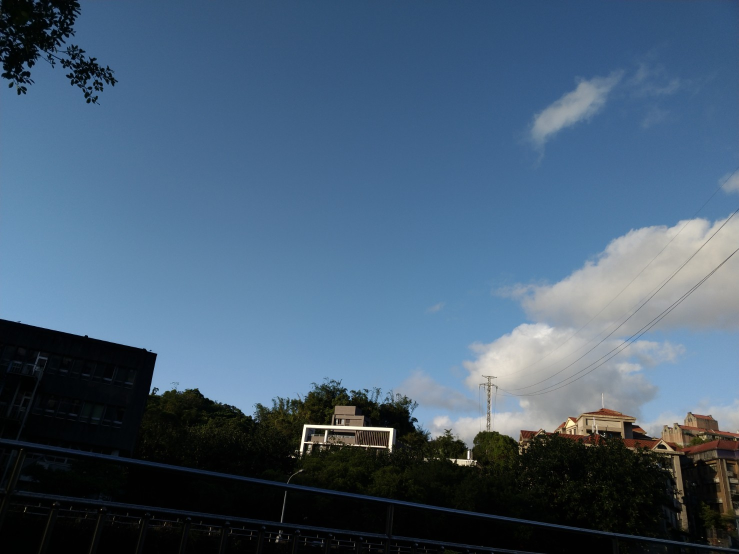
#> input picture hw3/resource/frame1.jpg, 1478 x 1108 px (shown at 1/2 size)
$ python bonus.py
#> lines starting #> are read from the running program, lines starting #| are printed output that depends on the picture; after the words box and inside, x2 and y2 are one past the last pixel; in counts of white or black regions, pixels touching at a corner belong together
### hw3/src/utils.py
import numpy as np
from scipy.ndimage import map_coordinates


def solve_homography(u, v):
    """
    This function should return a 3-by-3 homography matrix,
    u, v are N-by-2 matrices, representing N corresponding points for v = T(u)
    :param u: N-by-2 source pixel location matrices
    :param v: N-by-2 destination pixel location matrices
    :return:
    """
    N = u.shape[0]
    H = np.zeros((9,))

    if v.shape[0] is not N:
        print("u and v should have the same size")
        return None
    if N < 4:
        print("At least 4 points should be given")

    UMean = u.mean(axis=0)
    UL1NormMean = u - UMean
    UL1NormMean = np.absolute(UL1NormMean, out=UL1NormMean)
    UL1NormMean = UL1NormMean.mean(axis=0)
    u = u - UMean
    u /= UL1NormMean

    VMean = np.mean(v, axis=0)
    VL1NormMean = v - VMean
    VL1NormMean = np.absolute(VL1NormMean, out=VL1NormMean)
    VL1NormMean = VL1NormMean.mean(axis=0)
    v = v - VMean
    v /= VL1NormMean

    invHNorm = np.array(
        [
            [VL1NormMean[0], 0, VMean[0]],
            [0, VL1NormMean[1], VMean[1]],
            [0, 0, 1],
        ]
    )
    HNorm2 = np.array(
        [
            [1 / UL1NormMean[0], 0, -UMean[0] / UL1NormMean[0]],
            [0, 1 / UL1NormMean[1], -UMean[1] / UL1NormMean[1]],
            [0, 0, 1],
        ]
    )

    # 1.forming A
    A = np.zeros((2 * N, 9))
    A[::2, :2] = u
    A[::2, 2] = 1
    A[::2, 6:8] = -v[:, 0, np.newaxis] * u
    A[::2, 8] = -v[:, 0]

    A[1::2, 3:5] = u
    A[1::2, 5] = 1
    A[1::2, 6:8] = -v[:, 1, np.newaxis] * u
    A[1::2, 8] = -v[:, 1]

    # 2.solve H with A
    _, _, vh = np.linalg.svd(A)
    H = vh[-1, :].reshape((3, 3))
    H = invHNorm @ H @ HNorm2
    return H


def warping(src, dst, H, ymin, ymax, xmin, xmax, direction="b"):
    """
    Perform forward/backward warpping without for loops. i.e.
    for all pixels in src(xmin~xmax, ymin~ymax),  warp to destination
          (xmin=0,ymin=0)  source                       destination
                         |--------|              |------------------------|
                         |        |              |                        |
                         |        |     warp     |                        |
    forward warp         |        |  --------->  |                        |
                         |        |              |                        |
                         |--------|              |------------------------|
                                 (xmax=w,ymax=h)

    for all pixels in dst(xmin~xmax, ymin~ymax),  sample from source
                            source                       destination
                         |--------|              |------------------------|
                         |        |              | (xmin,ymin)            |
                         |        |     warp     |           |--|         |
    backward warp        |        |  <---------  |           |__|         |
                         |        |              |             (xmax,ymax)|
                         |--------|              |------------------------|

    :param src: source image
    :param dst: destination output image
    :param H:
    :param ymin: lower vertical bound of the destination(source, if forward warp) pixel coordinate
    :param ymax: upper vertical bound of the destination(source, if forward warp) pixel coordinate
    :param xmin: lower horizontal bound of the destination(source, if forward warp) pixel coordinate
    :param xmax: upper horizontal bound of the destination(source, if forward warp) pixel coordinate
    :param direction: indicates backward warping or forward warping
    :return: destination output image
    """

    h_src, w_src, ch = src.shape
    h_dst, w_dst, ch = dst.shape
    H_inv = np.linalg.inv(H)

    # 1.meshgrid the (y, x) coordinate pairs
    coords = np.dstack(
        np.meshgrid(np.arange(xmin, xmax), np.arange(ymin, ymax))
    ).reshape((-1, 2))

    N = coords.shape[0]
    # 2.reshape the destination pixels as N x 3 homogeneous coordinate
    u = np.hstack((coords, np.ones((N, 1), dtype=coords.dtype)))
    if direction == "b":
        H_inv_T = np.transpose(H_inv)
        # 3.apply H_inv to the destination pixels and retrieve (u,v) pixels, then reshape to (ymax-ymin),(xmax-xmin)
        v = u @ H_inv_T
        v[:, :2] /= v[:, 2, np.newaxis]
        v = v[:, :2]

        # 4.calculate the mask of the transformed coordinate (should not exceed the boundaries of source image)
        xy_min = np.array([0, 0])
        xy_max = np.array([w_src, h_src])
        mask = (xy_min <= v).all(axis=1) & (v < xy_max).all(axis=1)
        # 5.sample the source image with the masked and reshaped transformed coordinates
        u = u[mask, :2]
        v = v[mask, :2]
        # 6. assign to destination image with proper masking
        # backward warping without interpolation
        # dst[u[:, 1], u[:, 0], :] = src[v[:, 1], v[:, 0], :]

        # swap [x, y] to [y, x]
        v[:, (0, 1)] = v[:, (1, 0)]
        # use map_coordinates to perform spline interpolation
        for c in range(ch):
            dst[u[:, 1], u[:, 0], c] = map_coordinates(src[..., c], v.T, order=1)
    elif direction == "f":
        H_T = np.transpose(H)
        # 3.apply H to the source pixels and retrieve (u,v) pixels, then reshape to (ymax-ymin),(xmax-xmin)
        v = u @ H_T
        v[:, :2] /= v[:, 2, np.newaxis]
        v = v[:, :2]
        np.around(v, out=v)
        # 4.calculate the mask of the transformed coordinate (should not exceed the boundaries of destination image)
        xy_min = np.array([0, 0])
        xy_max = np.array([w_dst, h_dst])
        mask = (xy_min <= v).all(axis=1) & (v < xy_max).all(axis=1)
        # 5.filter the valid coordinates using previous obtained mask
        u = u[mask, :2]
        v = v[mask, :].astype(np.int32)
        # 6. assign to destination image using advanced array indicing
        dst[v[:, 1], v[:, 0], :] = src[u[:, 1], u[:, 0], :]

    return dst

### hw3/src/bonus.py
import matplotlib.pyplot as plt
import numpy as np
import cv2
from itertools import chain
from utils import solve_homography, warping


def RANSAC(img1, img2):
    orb = cv2.ORB_create()
    bf = cv2.BFMatcher_create(cv2.NORM_HAMMING, crossCheck=True)
    rng = np.random.default_rng(seed=4146458350)
    kp1, des1 = orb.detectAndCompute(img1, None)
    kp2, des2 = orb.detectAndCompute(img2, None)
    matches = bf.match(des1, des2)
    nMatch = len(matches)
    # Transform List[cv2.KeyPoint] into np.array of [[x, y]]
    kp1 = np.fromiter(
        chain.from_iterable(kp1[match.queryIdx].pt for match in matches),
        dtype=np.float64,
        count=nMatch * 2,
    ).reshape((-1, 2))
    kp2 = np.fromiter(
        chain.from_iterable(kp2[match.trainIdx].pt for match in matches),
        dtype=np.float64,
        count=nMatch * 2,
    ).reshape((-1, 2))
    # kp1 padded with ones
    kp2Full = np.hstack((kp2, np.ones((nMatch, 1), dtype=np.float64)))

    it = 0
    nIter = 100000
    maxNInlier = 0
    maxInlierMask = None
    distThreshold = 3
    p = 0.995  # Probability of at least one sample is free of outliers

    # Repeat for N iterations, select the largest inlier set
    while it < nIter:
        # Sample s data points to instantiate model
        sampleIndices = rng.choice(nMatch, 4, replace=False)
        sample1 = kp1[sampleIndices]
        sample2 = kp2[sampleIndices]
        H = solve_homography(sample2, sample1)
        H_T = np.transpose(H)

        # Find the inliers (within distance threshold t)
        x2 = kp2Full @ H_T
        x2[:, :2] /= x2[:, 2, np.newaxis] + 1e-16
        dist = np.linalg.norm(x2[:, :2] - kp1, axis=1)

        inlierMask = dist <= distThreshold
        nInlier = np.count_nonzero(inlierMask)

        if nInlier > maxNInlier and nInlier >= 4:
            maxNInlier = nInlier
            maxInlierMask = inlierMask

            # Adaptively determine the number of sample
            nIter = np.log(1 - p) / np.log(1 - (nInlier / nMatch) ** 4 + 1e-16)

        it += 1
    return solve_homography(kp2[maxInlierMask], kp1[maxInlierMask])


def get_canvas(h_max, w_max, channels, dtype=np.float32):
    return np.zeros((h_max, w_max, channels), dtype=dtype)


def get_mask(img, H, h_max, w_max, channels):
    mask = get_canvas(h_max, w_max, channels, dtype=np.float32)
    temp = np.full_like(img, 128, dtype=np.float32)
    mask = warping(temp, mask, H, 0, h_max, 0, w_max, direction="b")
    np.clip(mask, 0, 255, out=mask)
    mask[mask > 0] = 255
    mask = mask.astype(np.uint8)
    mask = cv2.cvtColor(mask, cv2.COLOR_BGR2GRAY)
    return cv2.distanceTransform(mask, cv2.DIST_L1, 3)


def warp(img, H, h_max, w_max, channels):
    dst = get_canvas(h_max, w_max, channels, dtype=np.float32)
    return warping(img, dst, H, 0, h_max, 0, w_max, direction="b")


imgs = [
    cv2.imread("../resource/frame1.jpg"),
    cv2.imread("../resource/frame2.jpg"),
    cv2.imread("../resource/frame3.jpg"),
]
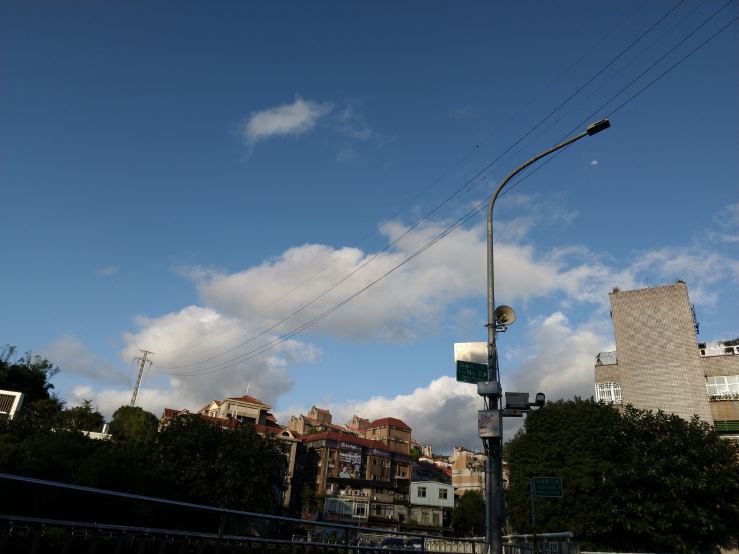
#> input picture hw3/resource/frame2.jpg, 1478 x 1108 px (shown at 1/2 size)
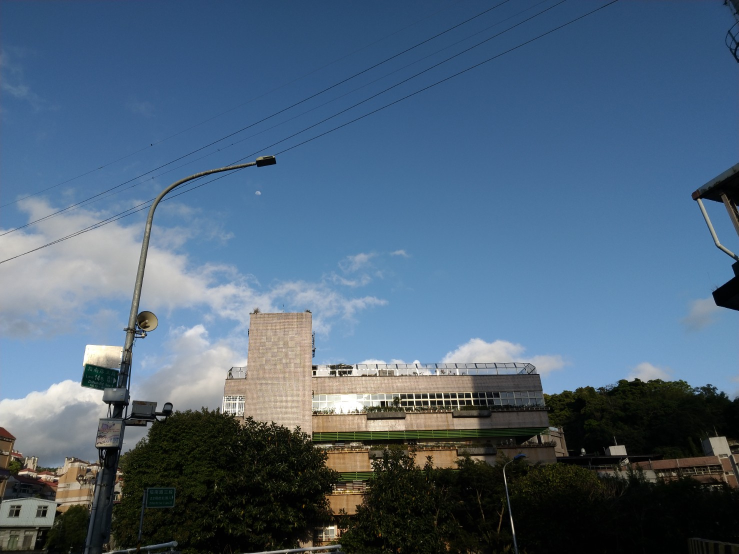
#> input picture hw3/resource/frame3.jpg, 1478 x 1108 px (shown at 1/2 size)
h_max = max(x.shape[0] for x in imgs)
#> h_max = 1108
w_max = sum(x.shape[1] for x in imgs)
#> w_max = 4434
channels = imgs[0].shape[2]
#> channels = 3

dist1 = get_mask(imgs[0], np.eye(3), h_max, w_max, channels)
#> in get_mask, `mask = get_canvas(h_max, w_max, channels, dtype=np.float32)`: mask: shape (1108, 4434, 3) float32; every value is 0
#> in warping, `H_inv = np.linalg.inv(H)`: H_inv = [[1, 0, 0], [0, 1, 0], [0, 0, 1]]
#> in warping, `v = v[:, :2]`: v = 4912872 pairs, first value 0 to 4433, second value 0 to 1107
#> in warping, `u = u[mask, :2]`: u = 1637624 pairs, first value 0 to 1477, second value 0 to 1107
#> in warping, `v = v[mask, :2]`: v has the same summary as u
#> after the loop in warping, `for c in range(ch):`:
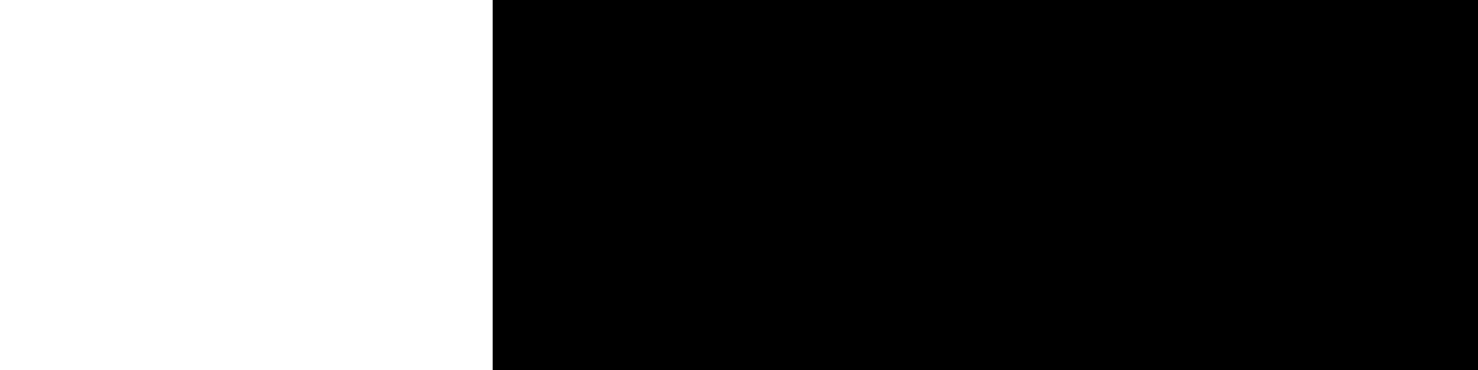
#> dst: shape (1108, 4434, 3) float32 (shown at 1/3 size); values 0 (black) and 128 (white), 33.3% white; 1 white region, box (x1, y1, x2, y2) and area: (0, 0, 1478, 1108) 1637624
#> in get_mask, `mask = warping(temp, mask, H, 0, h_max, 0, w_max, direction="b")`: temp: shape (1108, 1478, 3) float32; every value is 128
#> in get_mask, `return cv2.distanceTransform(mask, cv2.DIST_L1, 3)`:
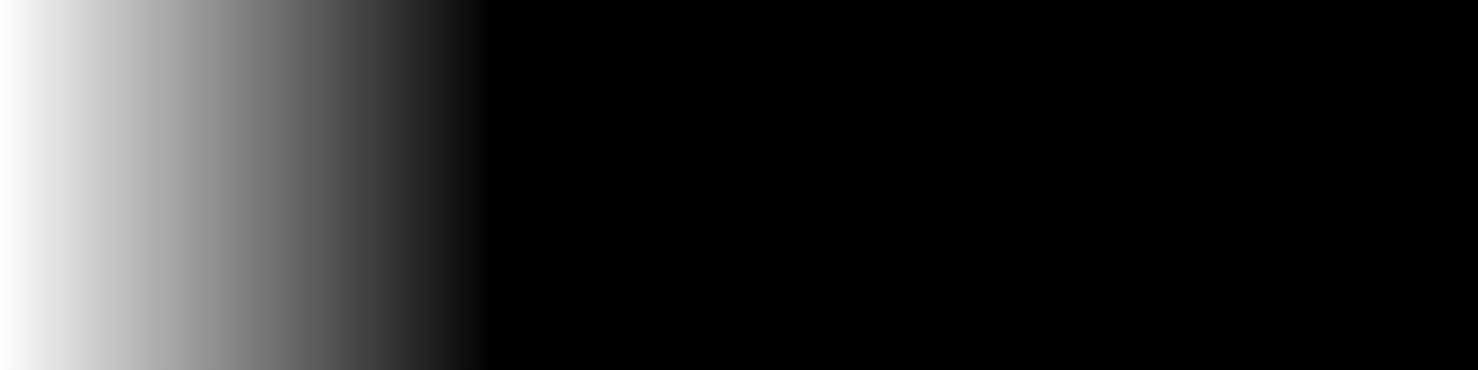
#> returned value: shape (1108, 4434) float32 (shown at 1/3 size); min 0, max 1478, mean 246.5; drawn with min black and max white
H1 = RANSAC(imgs[0], imgs[1])
#> in RANSAC, `kp1, des1 = orb.detectAndCompute(img1, None)`: kp1 = 500 keypoints; strongest (x, y, size): (610, 887, 31), (611, 887, 37.2), (608, 887, 37.2), (608, 850, 53.6)
#> in RANSAC, img1 is the input picture: shape (1108, 1478, 3); mean B, G, R 115.2, 92.9, 70.1
#> in RANSAC, `kp2, des2 = orb.detectAndCompute(img2, None)`: kp2 = 500 keypoints; strongest (x, y, size): (1408, 700, 31), (1402, 701, 31), (1405, 707, 44.6), (41, 786, 37.2)
#> in RANSAC, img2 is the input picture: shape (1108, 1478, 3); mean B, G, R 114.1, 94.6, 75.9
#> in RANSAC, `matches = bf.match(des1, des2)`: matches = 161 matches
#> in RANSAC, `nMatch = len(matches)`: nMatch = 161
#> in RANSAC, `kp1 = np.fromiter( chain.from_iterable(kp1[match.queryIdx].pt for matc..`: kp1 = 161 pairs, first value 308.2 to 1340.7, second value 707.7 to 931
#> in RANSAC, `kp2 = np.fromiter( chain.from_iterable(kp2[match.trainIdx].pt for matc..`: kp2 = 161 pairs, first value 40.8 to 1405.4, second value 656.4 to 995.3
#> in RANSAC, `kp2Full = np.hstack((kp2, np.ones((nMatch, 1), dtype=np.float64)))`: kp2Full = 161 rows, first 8: [913.7, 758.4, 1], [955.5, 783.8, 1], [40.8, 786, 1], [169.2, 867.6, 1], [222, 870, 1], [135, 859, 1], [1047.6, 828.6, 1], [404, 828, 1]
#> the loop in RANSAC, `while it < nIter:` made 58 passes
#> (sampleIndices, sample1, sample2, UMean in solve_homography, UL1NormMean in solve_homography, VMean in solve_homography, VL1NormMean in solve_homography, invHNorm in solve_homography) on pass 10: ([159, 5, 108, 14], [[1139.5, 845.6], [874, 917], [832.9, 841.5], [914, 919]], [[427, 809.2], [135, 859], [105.8, 773.5], [181.2, 864]], [212.2, 826.4], [107.4, 35.09], [940.1, 880.8], [99.68, 37.21], [[99.68, 0, 940.1], [0, 37.21, 880.8], [0, 0, 1]])
#> (sampleIndices, sample2, UMean in solve_homography, UL1NormMean in solve_homography, VMean in solve_homography, VL1NormMean in solve_homography, invHNorm in solve_homography, HNorm2 in solve_homography) on passes 1, 3: ([151, 4, 156, 133], [[418, 827.1], [222, 870], [823.2, 964.8], [196.6, 861]], [415, 880.7], [205.7, 42.04], [918.5, 891], [129.6, 27.8], [[129.6, 0, 918.5], [0, 27.8, 891], [0, 0, 1]], [[0.00486, 0, -2.02], [0, 0.0238, -20.95], [0, 0, 1]]), ([87, 96, 98, 36], [[374.4, 820.8], [576, 869.8], [318, 860.5], [552, 844.8]], [455.1, 849], [108.9, 16.18], [1186.4, 883.1], [123.6, 18.1], [[123.6, 0, 1186.4], [0, 18.1, 883.1], [0, 0, 1]], [[0.00918, 0, -4.18], [0, 0.0618, -52.48], [0, 0, 1]])
dist2 = get_mask(imgs[1], H1, h_max, w_max, channels)
#> after the loop in warping (call 2), `for c in range(ch):`: dst: shape (1108, 4434, 3) float32; values 0 (black) and 128 (white), 62.6% white; 2 black regions, box (x1, y1, x2, y2) and area: (3338, 0, 4434, 1108) 1085263, (0, 0, 815, 1108) 754425

alpha = dist1 / (dist1 + dist2 + 1e-16)
dst1 = alpha[..., np.newaxis] * warp(imgs[0], np.eye(3), h_max, w_max, channels) + (
    1 - alpha[..., np.newaxis]
) * warp(imgs[1], H1, h_max, w_max, channels)

temp = alpha[..., np.newaxis] * warp(imgs[0] + 1, np.eye(3), h_max, w_max, channels) + (
    1 - alpha[..., np.newaxis]
) * warp(imgs[1] + 1, H1, h_max, w_max, channels)
#> temp: shape (1108, 4434, 3) float32
temp[temp > 0] = 255
temp = temp.astype(np.uint8)
temp = cv2.cvtColor(temp, cv2.COLOR_BGR2GRAY)
#> temp: shape (1108, 4434)

dist12 = cv2.distanceTransform(temp, cv2.DIST_L1, 3)
H2 = RANSAC(imgs[1], imgs[2])
#> in RANSAC, img2 is the input picture: shape (1108, 1478, 3); mean B, G, R 121, 99.6, 77.7
HH = H1 @ H2
dist3 = get_mask(imgs[2], HH, h_max, w_max, channels)
#> after the loop in warping (call 7), `for c in range(ch):`:
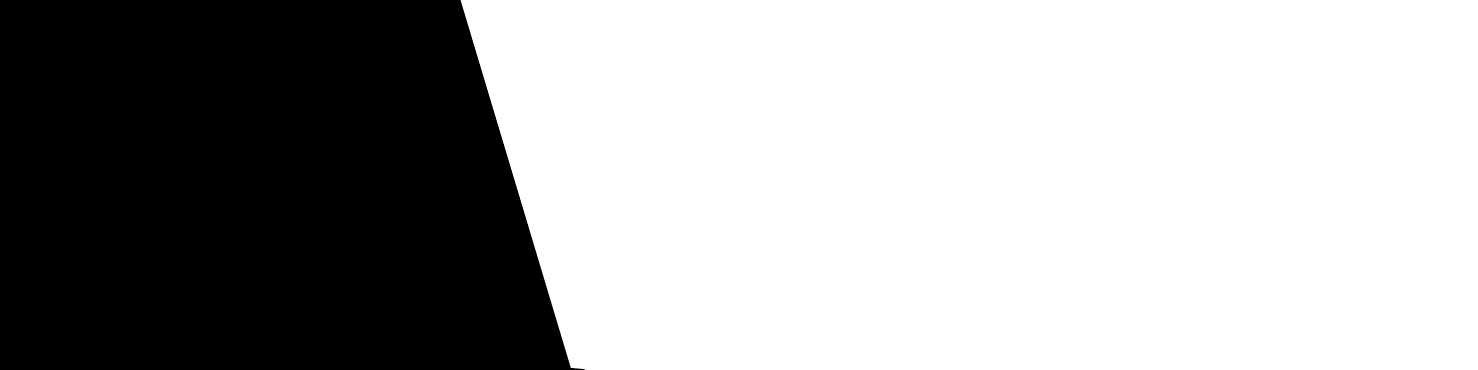
#> dst: shape (1108, 4434, 3) float32 (shown at 1/3 size); values 0 (black) and 128 (white), 65.1% white; 1 black region, box (x1, y1, x2, y2) and area: (0, 0, 1754, 1108) 1714920
alpha2 = dist12 / (dist12 + dist3)
dist2 = alpha2[..., np.newaxis] * dst1 + (1 - alpha2[..., np.newaxis]) * warp(
    imgs[2], HH, h_max, w_max, channels
)
#> after the loop in warping (call 8), `for c in range(ch):`:
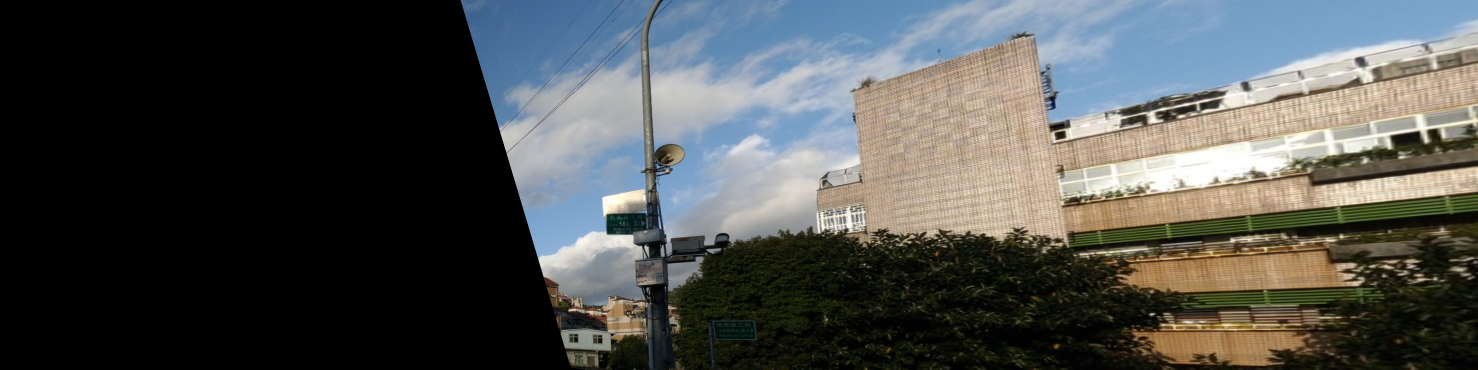
#> dst: shape (1108, 4434, 3) float32 (shown at 1/3 size); mean of channels 0, 1, 2 77.3, 79, 76.7; drawn as B, G, R
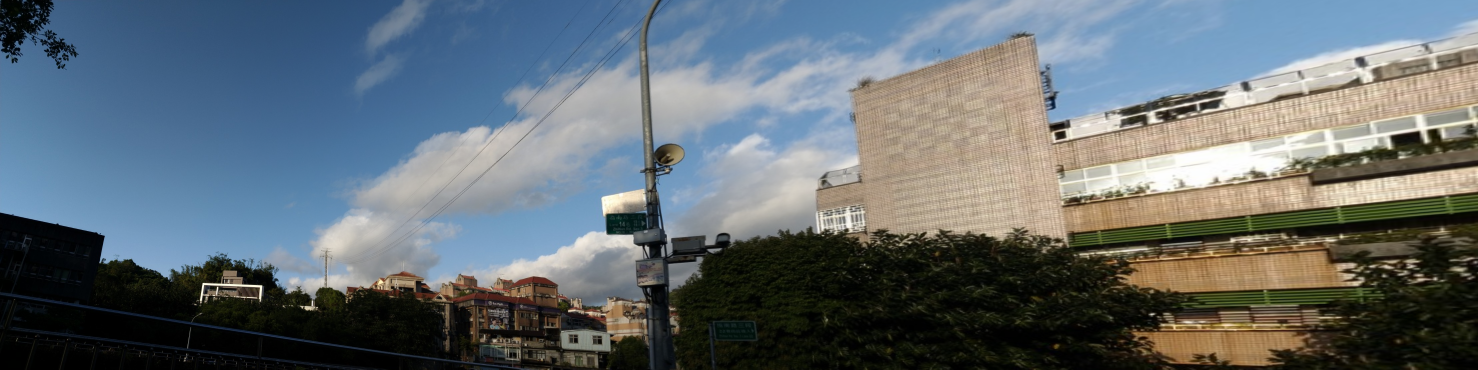
#> dist2: shape (1108, 4434, 3) float32 (shown at 1/3 size); mean of channels 0, 1, 2 114.3, 109.4, 99.7; drawn with min black and max white

output = dist2
np.clip(output, 0, 255, out=output)
output = output.astype(np.uint8)
cv2.imwrite("output_alpha.png", output)
